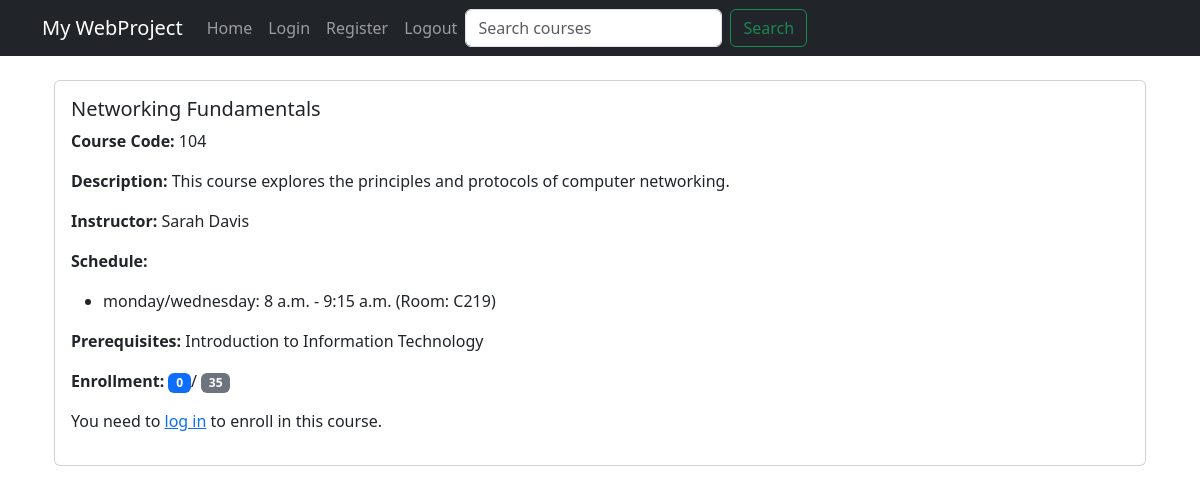
The app's page /courses/4/ with its own data.
### courses/models.py (models this page shows, shortened)
class Course(models.Model):
    course_code = models.CharField(max_length=20)
    course_name = models.CharField(max_length=100)
    instructor_name = models.CharField(max_length=100)
    description = models.TextField()
    capacity = models.PositiveIntegerField()
    enrollment_count = models.PositiveIntegerField(default=0)
    prerequisites = models.ManyToManyField('self', symmetrical=False, blank=True)

### schedules/models.py (models this page shows, shortened)
class Schedule(models.Model):
    days = models.CharField(max_length=100)
    start_time = models.TimeField()
    end_time = models.TimeField()
    room_no = models.CharField(max_length=20)
    course = models.ForeignKey(Course, on_delete=models.CASCADE, related_name='schedules')

### courses/views.py (the view)
# urls.py: path('<int:course_id>/', views.course_detail, name='course_detail'),
def course_detail(request, course_id):
    course = get_object_or_404(Course, id=course_id)
    enrollment_count = course.enrollments.count()
    schedules = course.schedules.all()
    enrolled = False
    if request.user.is_authenticated and hasattr(request.user, 'student'):
        enrolled = Enrollment.objects.filter(course=course, student=request.user.student).exists()
    return render(request, 'courses/course_detail.html', {
        'course': course,
        'enrollment_count': enrollment_count,
        'enrolled': enrolled,
        'schedules': schedules,
    })

### templates/courses/course_detail.html
{% extends 'base.html' %}
{% block content %}
<div class="container mt-4">
    <div class="card">
        <div class="card-body">
            <h5 class="card-title">{{ course.course_name }}</h5>
            <p class="card-text"><strong>Course Code:</strong> {{ course.course_code }}</p>
            <p class="card-text"><strong>Description:</strong> {{ course.description }}</p>
            <p class="card-text"><strong>Instructor:</strong> {{ course.instructor_name }}</p>
            <p class="card-text"><strong>Schedule:</strong></p>
            <ul>
                {% for schedule in schedules %}
                    <li>{{ schedule.days }}: {{ schedule.start_time }} - {{ schedule.end_time }} (Room: {{ schedule.room_no }})</li>
                {% endfor %}
            </ul>
            <p class="card-text"><strong>Prerequisites:</strong>
                {% for prerequisite in course.prerequisites.all %}
                    {{ prerequisite.course_name }}{% if not forloop.last %}, {% endif %}
                {% endfor %}
            </p>
            <p class="card-text"><strong>Enrollment:</strong>
                <span class="badge bg-primary">{{ enrollment_count }}</span>/
                <span class="badge bg-secondary">{{ course.capacity }}</span>
            </p>
            {% if user.is_authenticated %}
                {% if not user.student %}
                    <p>You need to <a href="{% url 'login' %}">log in</a> as a student to enroll in this course.</p>
                {% else %}
                    {% if enrolled %}
                        <form action="{% url 'drop_course' course.id %}" method="post">
                            {% csrf_token %}
                            <button type="submit" class="btn btn-danger">Drop Course</button>
                        </form>
                    {% else %}
                        {% if enrollment_count < course.capacity %}
                            <form action="{% url 'enroll_course' course.id %}" method="post">
                                {% csrf_token %}
                                <button type="submit" class="btn btn-primary">Enroll</button>
                            </form>
                        {% else %}
                            <button type="button" class="btn btn-danger" disabled>Course Full</button>
                        {% endif %}
                    {% endif %}
                {% endif %}
            {% else %}
                <p>You need to <a href="{% url 'login' %}">log in</a> to enroll in this course.</p>
            {% endif %}
        </div>
    </div>
</div>
{% endblock %}

### records on screen
Course: course_name "Networking Fundamentals", course_code "104", description "This course explores the principles and protocols of computer networking.", instructor_name "Sarah Davis", capacity "35"
Schedule: days "monday/wednesday", start_time "8 a.m.", end_time "9:15 a.m.", room_no "C219"
Course: course_name "Introduction to Information Technology"

### other values on screen
{{ enrollment_count }} "0"
